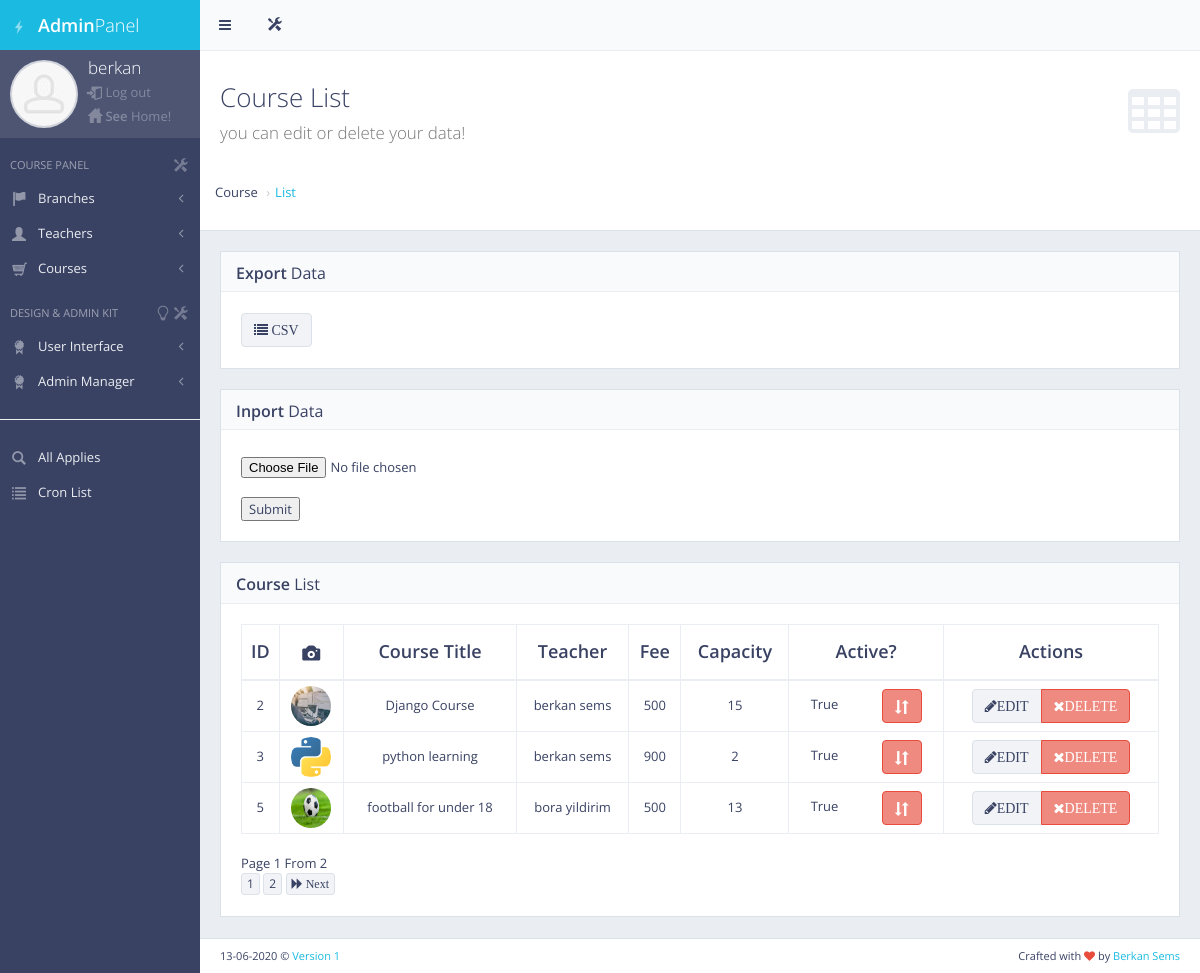
/panel/course_list/ (signed in), run on an earlier commit of the app's database.
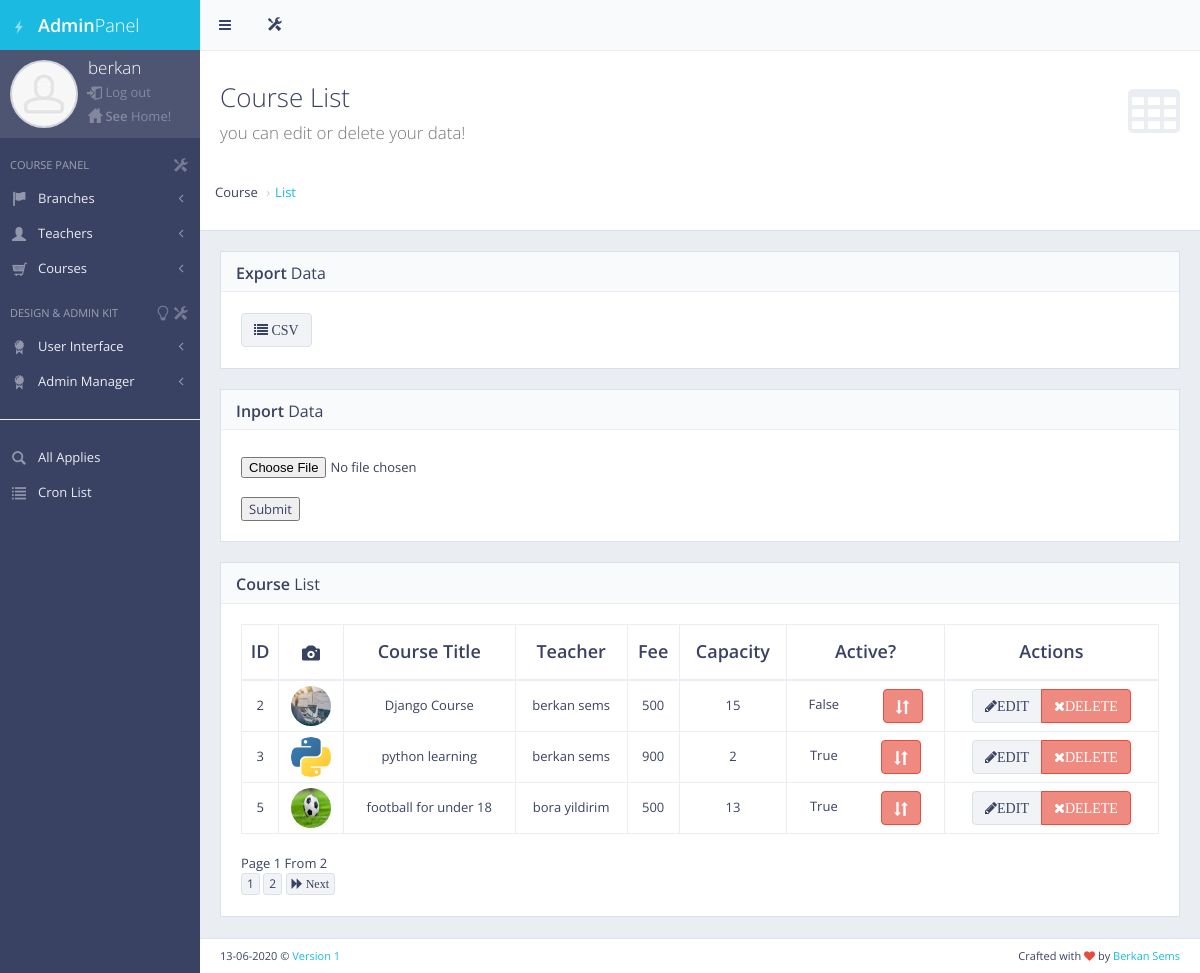
And on a later commit of the database.
### panel/models.py (models this page shows, shortened)
class Courses(models.Model):
    branch = models.ForeignKey(Branch, related_name= "bra", null=True , on_delete=models.CASCADE)
    teacher = models.ForeignKey(Teacher, related_name= "teach" , null=True , on_delete=models.CASCADE)
    title = models.CharField(max_length=50)
    place = models.CharField(max_length=50)
    introduction = models.CharField(max_length=500)
    createdAt = models.DateTimeField(auto_now_add=True)
    startDate = models.CharField("Start Date (mm/dd/2020)",max_length=50)
    endDate = models.CharField("End Date (mm/dd/2020)",max_length=50)
    fee = models.IntegerField()
    capacity = models.IntegerField()
    pic = models.ImageField("Select an image file",null=True, blank=True)
    status=models.BooleanField("Active ?",default=True)

class Teacher(models.Model):
    name = models.CharField(max_length=50)
    telephone = models.IntegerField()
    def __str__(self):
        return self.name

### panel/decorators.py (the view)
        def wrapper_function(request, *args, **kwargs):
            group = None
            if request.user.groups.exists():
                group = request.user.groups.all()[0].name
            for role in allowed_roles:
                if group == role:
                    return view_func(request, *args, **kwargs)
            return HttpResponse("You are not authorized to view this page")

### panel/views.py (called while the page is built)
@login_required(login_url='my_login')
@allowed_users(allowed_roles=['admin'])
def courseList(request):
    courses = Courses.objects.all()
    paginator = Paginator(courses, 3)
    page = request.GET.get('page')
    try:
        courses = paginator.page(page)
    except EmptyPage:
        courses = paginator.page(paginator.num_pages)
    except PageNotAnInteger:
        courses = paginator.page(1)
    context = {'courses': courses}
    return render(request, 'back/course_list.html',context)

### templates/back/course_list.html (shortened to what the changed rows need)
{% extends 'back/master_panel.html' %}
{% load static %}
{% block content %}
    <div id="page-content">
        <div class="content-header">
            <div class="header-section">
                <h1>
                    <i class="fa fa-table"></i>Course List<br><small>you can edit or delete your data!</small>
                </h1>
            </div>
        </div>
        <div class="block full">
            <div class="block-title">
                <h2><strong>Export</strong> Data </h2>
            </div>
        </div>
        <div class="block full">
            <div class="block-title">
                <h2><strong>Inport</strong> Data </h2>
            </div>
        </div>
        <div class="block full">
            <div class="block-title">
                <h2><strong>Course</strong> List</h2>
            </div>
            <div class="table-responsive">
                <table id="example-datatable" class="table table-vcenter table-condensed table-bordered">
                    <thead>
                    <tr>
                        <th class="text-center">ID</th>
                        <th class="text-center "><i class="hi hi-camera"></i></th>
                        <th class="text-center ">Course Title</th>
                        <th class="text-center ">Teacher</th>
                        <th class="text-center ">Fee</th>
                        <th class="text-center ">Capacity</th>
                        <th class="text-center ">Active?</th>
                        <th class="text-center">Actions</th>
                    </tr>
                    </thead>
                    {% for course in courses %}
                        <tr>
                            <td class="text-center">{{ course.id }}</td>
                            <td class="text-center">
                                {% if course.pic %}
                                    <img src="{{ course.pic.url }}" style="width: 40px; height: 40px"
                                         alt="image"
                                         class="img-circle">
                                {% else %}
                                    <h4>No image</h4>
                                {% endif %}
                            </td>
                            <td class="text-center">{{ course.title }}</td>
                            <td class="text-center">{{ course.teacher }} </td>
                            <td class="text-center">{{ course.fee }} </td>
                            <td class="text-center">{{ course.capacity }}</td>
                            <td class="text-center">{{ course.status }} <a style="margin-left: 40px"
                                                                           href="{% url 'course_status_update' course.id %}"
                                                                           data-toggle="tooltip" title="change"
                                                                           class="btn btn-danger"><i
                                    class="hi hi-sort"></i></a></td>
                            <td class="text-center">
                                <div class="btn-group">
                                    <a href="/panel/course_update/{{ course.id }}" data-toggle="tooltip" title="Edit"
                                       class="btn btn-default"><i class="fa fa-pencil">EDIT</i></a>
                                    <a href="{% url 'course_delete' course.id %}" data-toggle="tooltip" title="Delete"
                                       class="btn btn-danger"><i class="fa fa-times">DELETE</i></a>
                                </div>
                            </td>
                        </tr>
                    {% endfor %}
                </table>
                Page {{ courses.number }} From {{ courses.paginator.num_pages }}<br>
            </div>
        </div>
    </div>
{% endblock %}

What changed in the data, as far as the page shows it:
changed Courses "Django Course": status "True" → "False"
